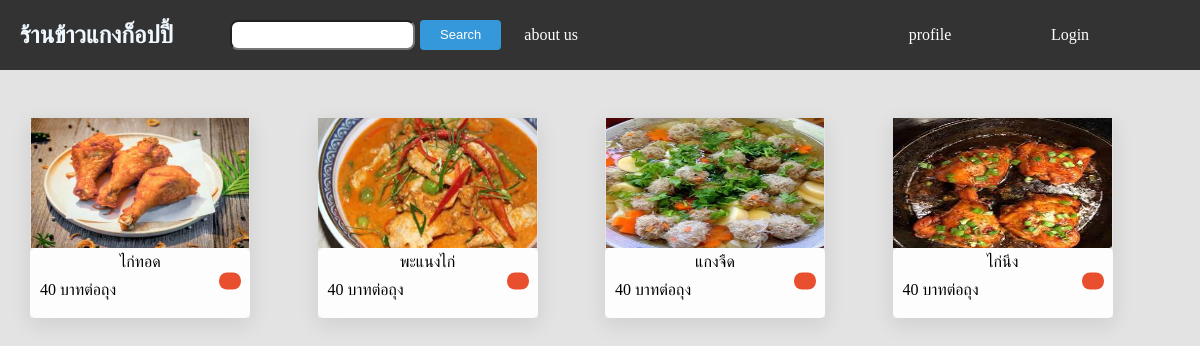
/, run on an earlier commit of the app's database.
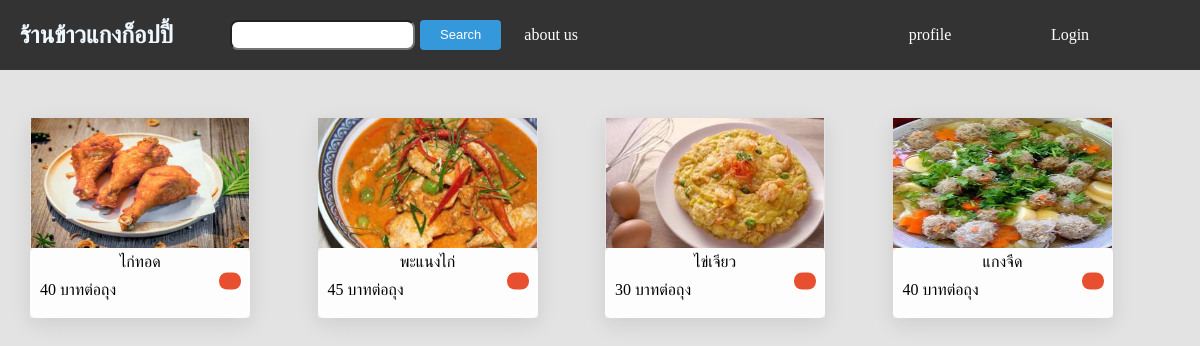
And on a later commit of the database.
### app/models.py (models this page shows, shortened)
class Food(models.Model):
    name = models.CharField(max_length=100)
    price = models.IntegerField(default=0)
    unit = models.CharField(max_length=100,default='บาทต่อถุง')
    score = models.FloatField(default=0,blank=True,null=True)
    quantity_review = models.IntegerField(default=0,blank=True,null=True)
    image = models.ImageField(upload_to='media/image/',blank=True,null=True)
    options = models.CharField(max_length=20, choices=(
        ('notchoose', 'ไม่ได้เลือก'),
        ('onsale', 'วางขาย'),
        ('soldout', 'ขายหมดแล้ว'),
    ), default='notchoose')

### app/views.py (the view)
# urls.py: path('',home, name='home'),
def home(req):
    food = Food.objects.all()
    context ={
        'food':food,
    }
    return render(req,'app/home.html',context)

### app/templates/app/home.html (shortened to what this page needs)
<!DOCTYPE html>
<html lang="en">
<head>
</head>
<body>
        {% include 'app/navbar.html' %}
        <div class="container-area">
            {%for f in food %}
                {%if f.options != 'notchoose'%}
                <div class="listitem">
                    <a href="/foodview/{{f.id}}/">
                        <div class="boxlistfood">
                            {%if f.image %}
                            <div class="image-food">
                                <img src="{{f.image.url}}" alt="food-image">
                            </div>
                            {%endif%}
                            <div class="box-detail">
                                <div class="overlay">
                                    {%if f.options == 'soldout'%}
                                    <div class="status-sale-red"></div>
                                    {%endif%}
                                </div>
                                <div class="name">{{f.name}}</div>
                                <div class="detail_food">
                                    <div class="food-price">{{f.price}} {{f.unit}}</div>
                                </div>
                            </div>
                        </div>
                    </a>
                </div>
                {%endif%}
            {%endfor%}
            </div>
</body>
</html>

### app/templates/app/navbar.html (shortened to what this page needs)
<header>
    <nav class="navbar">
        <div class="leftitem">
            <div class="logoitem">
                <h1 class="res_name"><a href="{%url 'home'%}">ร้านข้าวแกงก็อปปี้</a></h1>
            </div>
            <div class="search-btn-about">
                <form class="search" method="post" action="/search/">
                    <div class="searchbar">
                        <input class="search-box" type="search" aria-label="Search" name="text-search">
                        <button type="submit">Search</button>
                    </div>
                </form>
                <a class="about-us" href="/about_us/">about us</a>
            </div>
        </div>
        <div class="rightitem">
            <div class="box-profile">
                <a class="profile" href="/profile/{{user.username}}/">profile</a>
            </div>
            <ul class="box-login">
                {% if user.is_authenticated %}
                <span class="username-btn">{{ user.username }}</span>
                <a class="logout-btn"
                href="{% url 'logout' %}">Logout</a>
                {% else %}
                <a class="login-btn" href="{% url 'line' %}">Login</a>
                {% endif %}
            </ul>
        </div>
    </nav>
</header>

### app/templates/app/home.html (style rules this page uses)
body { background-color: #E3E3E3; }
.container-area { display: grid; padding: 0.5rem; margin: 0.5rem; grid-template-columns: repeat(4,1fr); grid-gap: 10px; width: 1140px; margin: 0 auto; margin-top: 20px; }
.boxlistfood { margin-top: 20px; width: 220px; height: 200px; box-shadow: transparent 0 0 0 3px,rgba(18, 18, 18, .1) 0 6px 20px; }
.boxlistfood div { text-align: center; margin-bottom: 10px; }
.listitem a { text-decoration: none; color: black; }
.image-food { width: 100% ; border-radius: 1rem; height: 110px; margin-bottom: 20px; }
.image-food img { height: 130px; width: 99.5%; }
.detail_food { display: flex; justify-content: space-between; align-items: center; margin-left: 10px; margin-bottom: 0; }
.name { margin-top: 5px; margin-bottom: 0; }
.box-detail { display: flex; flex-direction: column; border-radius: 0.3rem; height: 70px; position: relative; margin-top: 20px; background-color: #FDFDFD; }
.overlay { position: absolute; top: 40px; left: 200px; transform: translate(-50%, -50%); padding: 10px; border-radius: 5px; width: 30px; }
.status-sale-red { background-color: #E84F2F; display: inline-block; padding: 6px; width: 10px; height: 5px; border-radius: 0.5rem; }

### app/templates/app/navbar.html (style rules this page uses)
body { margin: 0; padding: 0; }
.navbar { display: flex; height: 70px; background-color: #333; justify-content: space-between; align-items: center; }
ul { display: flex; list-style: none; }
ul li a,.login-btn,.logout-btn { color: aliceblue; text-decoration: none; }
.leftitem { display: flex; width: 700px; }
.logoitem { margin-left: 20px; display: flex; width: 200px; margin-right: 10px; }
.search-btn-about { display: flex; align-items: center; justify-content: space-between; }
div h1 a { color: aliceblue; text-decoration: none; list-style: none; }
.searchbar { display: flex; align-items: center; }
.search-box { border-radius: 0.5rem; height: 30px; }
.search button { padding: 8px 20px; border-radius: 4px; border: none; cursor: pointer; background-color: #3498db; color: #fff; height: 30px; margin-left: 5px; font-size: small; line-height: 10px; }
.leftitem form { display: flex; align-items: center; }
.rightitem { display: flex; width: 250px; margin-right: 70px; }
.box-profile { display: flex; align-items: center; }
.about-us,.profile,.login-btn,.logout-btn { display: flex; align-items: center; justify-content: center; border-radius: 4px; background-color: #333; border: none; color: #FFFFFF; text-align: center; padding: 15px; width: 60px; height: 7px; margin: 5px; text-decoration: none; }

What changed in the data, as far as the page shows it:
no longer on this page (row edited): Food: image (picture), options "soldout" (drawn), name "ไก่นึง", price "40", unit "บาทต่อถุง"
changed Food "พะแนงไก่": price "40" → "45"
now on this page (row edited): Food: image (picture), options "soldout" (drawn), name "ไข่เจียว", price "30", unit "บาทต่อถุง"
